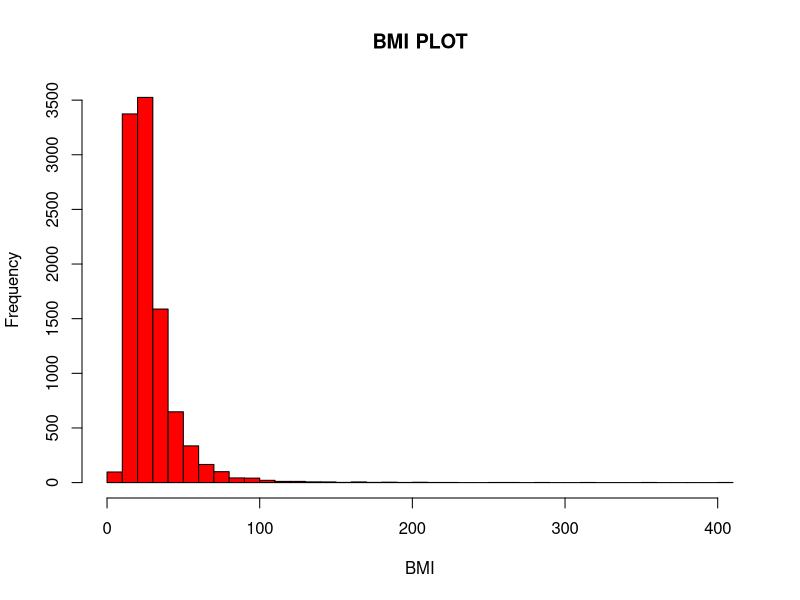
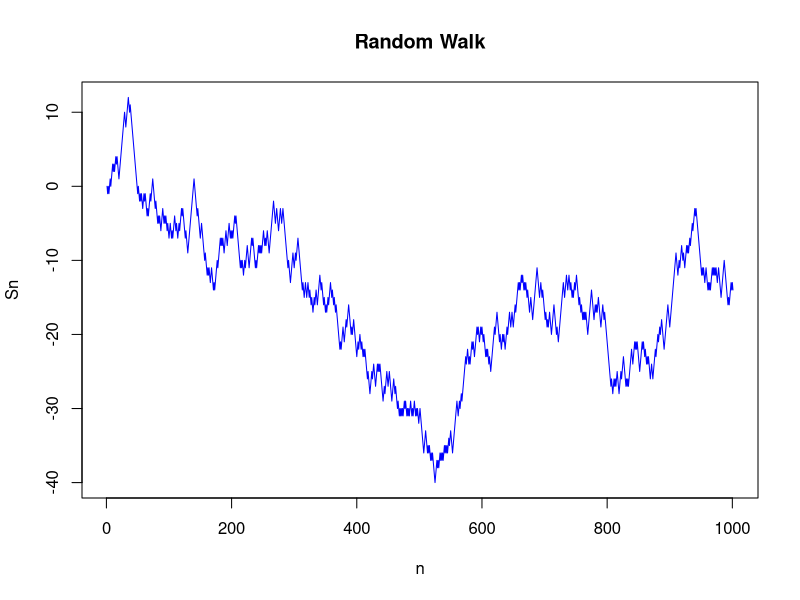

R code for these plots, in order:
## ---- chunk 1
knitr::opts_chunk$set(echo = TRUE)
## ---- chunk 2
#Question 1)
#a)
#set seed for reproducibility.
set.seed(123)
#generating 10000 weight values from N(60, 32).
w <- rnorm(10000, mean = 60, sd = 4)
#generate 10000 height values from N(1.6, 0.12).
h <- rnorm(10000, mean = 1.6, sd = 0.3464)
#calculating the BMI values.
bmi <- w / h^2

#b)
#plotting the histogram of BMI values.
hist(bmi, breaks = 50, col = "red", xlab = "BMI", main = "BMI PLOT")

#c)
#calculating the mean and the variance of BMI.
mean(bmi)
var(bmi)

#d)
#estimating P(BMI >= 25).
mean(bmi >= 25)
## ---- chunk 3
#Question2)
#a)
#Set seed for reproducibility.
set.seed(123)

#Defining probabilities for winning a point under each service rule.
p_win_A <- 0.55
p_win_B <- 0.40

#Function to simulate a game.
simulate_game <- function(p_win_serve_A, p_win_serve_B) {
  score_player1 <- 0
  score_player2 <- 0
  
  #Simulating game until one player wins 2 points.
  while (score_player1 < 2 & score_player2 < 2) {
    if (sample(c(TRUE, FALSE), 1, prob = c(p_win_serve_A, 1 - p_win_serve_A))) {
      score_player1 <- score_player1 + 1
    } else {
      score_player2 <- score_player2 + 1
    }
  }
  
  return(score_player1 > score_player2)
}

#Simulating 1000 games under service rule A.
n <- 1000
winners_A <- replicate(n, simulate_game(p_win_serve_A = p_win_A, p_win_serve_B = p_win_A))

#Simulating 1000 games under service rule B.
winners_B <- replicate(n, simulate_game(p_win_serve_A = p_win_B, p_win_serve_B = p_win_B))

#Calculating the winning probabilities under each service rule.
winning_prob_A <- mean(winners_A)
winning_prob_B <- mean(winners_B)

#Printing the results.
cat("a) Winning probability of Player 1 under service rule A:", winning_prob_A, "\n")
cat("a) Winning probability of Player 1 under service rule B:", winning_prob_B, "\n")

#b)
#Function to simulate a game and return the number of points played.
simulate_game_length <- function(p_win_serve_A, p_win_serve_B) {
  score_player1 <- 0
  score_player2 <- 0
  num_points <- 0
  
  #Simulating game until one player wins 2 points.
  while (score_player1 < 2 & score_player2 < 2) {
    num_points <- num_points + 1
    if (sample(c(TRUE, FALSE), 1, prob = c(p_win_serve_A, 1 - p_win_serve_A))) {
      score_player1 <- score_player1 + 1
    } else {
      score_player2 <- score_player2 + 1
    }
  }
  
  return(num_points)
}

#Simulating 1000 games and calculate the expected length of a game under service rule A.
#Number of games to simulate.
n <- 1000 
#Probability of winning a point under service rule A.
p_win_A <- 0.55 

game_lengths_A <- replicate(n, simulate_game_length(p_win_serve_A = p_win_A, p_win_serve_B = p_win_A))
expected_length_A <- mean(game_lengths_A)

#Simulating 1000 games and calculate the expected length of a game under service rule B.
#Probability of winning a point under service rule B.
p_win_B <- 0.40 

game_lengths_B <- replicate(n, simulate_game_length(p_win_serve_A = p_win_B, p_win_serve_B = p_win_B))
expected_length_B <- mean(game_lengths_B)

#Printing the results.
cat("b) Expected length of a game under service rule A:", expected_length_A, "points\n")
cat("b) Expected length of a game under service rule B:", expected_length_B, "points\n")

#c)
#Based on the simulation results, the following is the estimated length of a game for each service rule:
# - The expected length of a game under service rule A is projected to be expected_length_A points (where the server is the winner of the preceding point). This means that when service rule A is followed, it takes roughly expected_length_A points for one player to win 2 points and the game.
# - The expected length of a game under service rule B is calculated to be expected_length_B points (where the server is the loser of the preceding point). This suggests that when service rule B is followed, it takes about expected_length_B points for one player to win 2 points and win the game.

#d)
#1)Player performance consistency: The simulation assumes that the players' performance is consistent throughout the game and that the probability of earning a point under each service rule appropriately represent their actual performance. If player performance varies over time or due to external circumstances such as fatigue or injury, the simulation findings may be invalid.
#2)Players with equal skill levels: The simulation assumes that both players have equal skill levels, with the only difference being the service rule being followed. If the participants have major skill discrepancies, the results may not correctly represent the game's outcomes. In actuality, player skill levels might fluctuate, influencing game dynamics and outcomes.
#3)Point independence: The simulation assumes that the outcome of each point is independent of prior points, which means that the chances of winning a point do not alter based on the outcome of previous points. This may not always be the case in real-world settings, as players may be swayed by momentum, psychological variables, or strategy alterations based on recent outcomes.
## ---- chunk 4
#Question3)
#a)
#Setting the parameters.
#number of steps.
n <- 1000 
#probability of +1 step.
p <- 0.5 
#probability of -1 step.
q <- 0.5 

#Initializing the random walk.
#vector to store the random walk.
S <- rep(0, n+1) 
#set seed for reproducibility.
set.seed(123) 

#Simulating the random walk.
for (i in 1:n) {
  #Generating a random step (+1 or -1).
  step <- sample(c(1, -1), size = 1, prob = c(p, q))
  
  #Updating the random walk.
  S[i+1] <- S[i] + step
}

#Ploting the random walk.
plot(1:(n+1), S, type = "l", xlab = "n", ylab = "Sn", main = "Random Walk",col = "blue")

#b)
#As n goes to infinity, the random variable Sn will display the following properties:

#Random walk behavior: The random walk Sn, n 1 may display particular tendencies as n goes to infinity, such as becoming more symmetric and centered around 0, with the absolute values of the steps becoming less relevant relative to the overall behavior of the random walk. Depending on the precise probabilities of the steps and their relationship to one another, the random walk may also display qualities such as recurrence or transience.

#Distribution: Due to the central limit theorem, when n goes to infinity, the distribution of Sn may converge to a Gaussian distribution (also known as a normal distribution).The central limit theorem says that the sum of a large number of independent and identically distributed random variables tends to be regularly distributed, regardless of the form of the initial distribution.

#Mean: Sn's mean can be computed by multiplying the expected value of each individual random variable by n, given that the expected value exists. Because Xn has a mean of 0 (due to the equal odds of +1 and -1 steps), the mean of Sn will be 0 for all values of n.

#Variance: Sn's variance can be computed by adding the variances of each individual random variable and multiplying by n, given that the variances exist. In this situation, because Xn has variance 1 (owing to equal probabilities of +1 and -1 steps), Sn has variance n for all values of n.

## ---- chunk 5
#Question4)
#a)
#Initializing transition probability matrix.
P <- matrix(c(0.1, 0.2, 0.7, 0.2, 0.4, 0.4, 0.1, 0.3, 0.6), nrow = 3)

#Initialize state space and current state.
states <- c("A", "B", "C")
#1 represents state A.
current_state <- 1  

#Simulate 5 possible beer purchases for 10 weeks.
for (i in 1:5) {
  cat(paste0("Simulation ", i, ":\n"))
  for (j in 1:10) {
    cat(paste0("Week ", j, ": ", states[current_state], "\n"))
    current_state <- sample(1:3, size = 1, prob = P[current_state, ])
  }
  cat("\n")
}

#b)
#Initializing transition probability matrix.
P <- matrix(c(0.1, 0.2, 0.7, 0.2, 0.4, 0.4, 0.1, 0.3, 0.6), nrow = 3)

#Identifying starting state as A.
#1 represents state A.
start_state <- 1  

#Calculating probability of transitioning from A to A in four steps.
prob_A_to_A_4steps <- as.numeric(t(P[start_state, ])) %% P %% P %*% P[start_state, ]

#Multiplying initial probability of being in state A with probability of transitioning from A to A in four steps.
prob_A_A_5weeks <- 1 * prob_A_to_A_4steps

#Print the results.
cat(prob_A_A_5weeks)

## ---- chunk 6
#Question5)
#a)The state space of this HMM would be {hot, cold} representing the two possible weather states of this Model because those 2 are the hidden states in this HMM these are the 2 states of the weather and the emission which is not hidden will be E={Sandals,Flipflops,Boots}

#b)
#Initializing transition probability matrix P.
P <- matrix(c(0.25, 0.75, 0.25, 0.67, 0.33, 0.33), nrow = 2, byrow = TRUE)

#Printing the transition probability matrix P.
print(P)

#c) 
#Initializing transition probability matrix P.
P <- matrix(c(0.25, 0.75, 0.25, 0.67, 0.33, 0.33), nrow = 2, byrow = TRUE)

#Probability of wearing sandals today (state 2, choice 1).
P_sandals_today <- P[2, 1]

#Probability of transitioning from state 2 to state 2 (cold to cold).
P_cold_to_cold <- P[2, 2]

#Probability of wearing sandals tomorrow (state 2, choice 1).
P_sandals_tomorrow <- P_sandals_today * P_cold_to_cold

#Printing the result.
cat("Probability of wearing sandals both today and tomorrow:", P_sandals_tomorrow)
